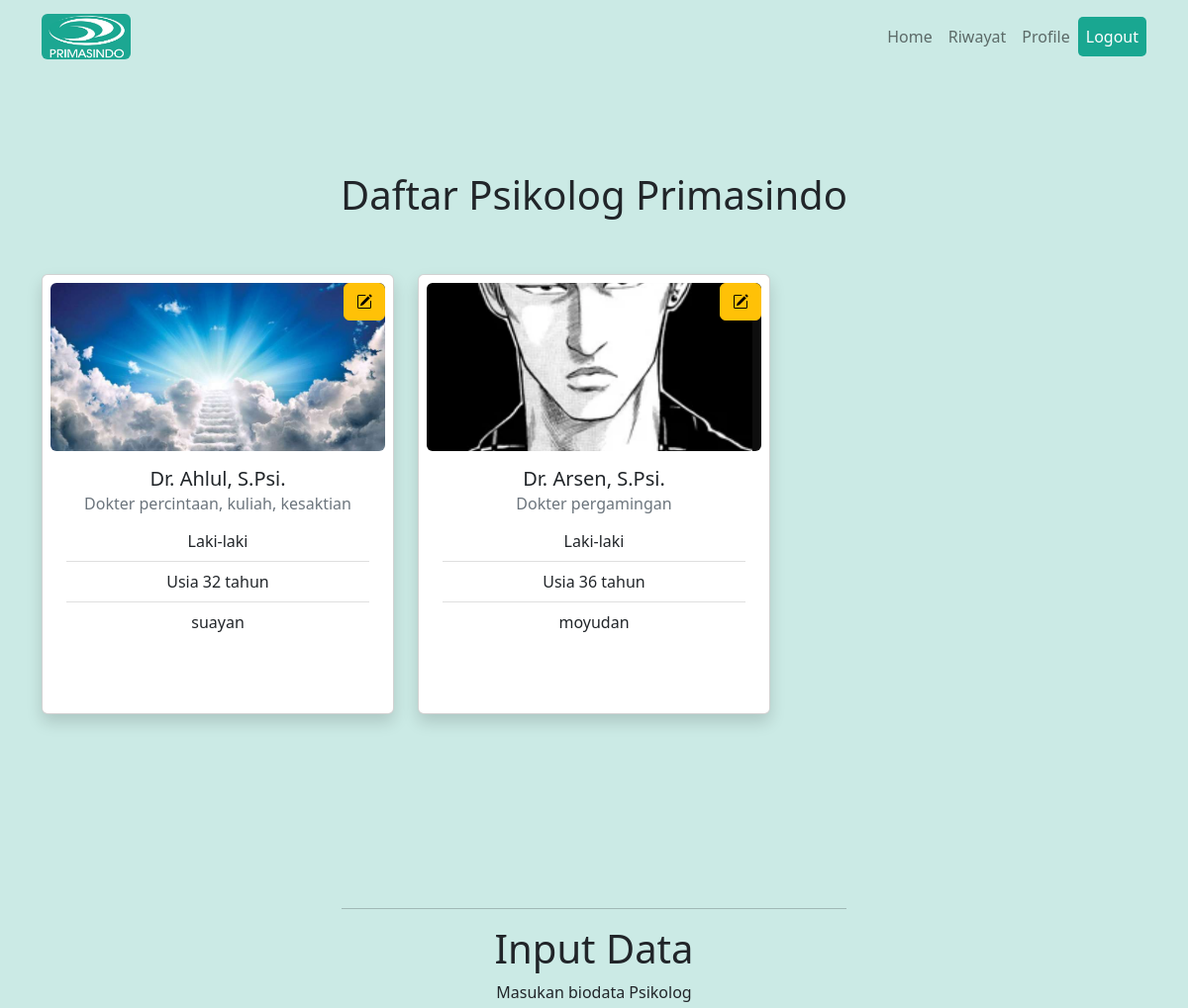
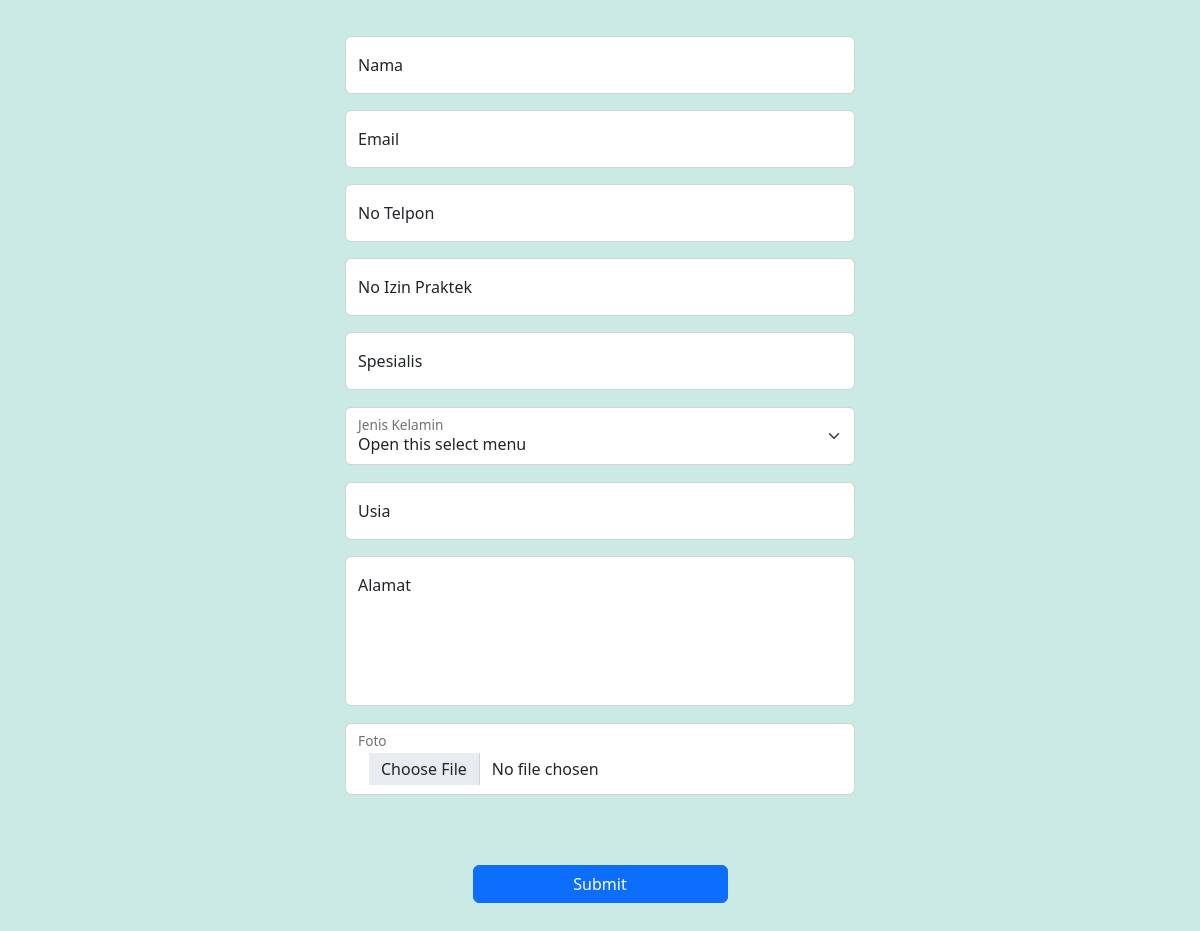
Screenshot of /dokter/dokter.php (signed in) with the database file from the repository (2 pictures, top to bottom).
### tables this page shows
CREATE TABLE `psikolog` (
  `id_psikolog` int(11) NOT NULL,
  `nama_psikolog` varchar(50) NOT NULL,
  `email_psikolog` varchar(50) NOT NULL,
  `no_telp_psikolog` varchar(20) NOT NULL,
  `alamat_psikolog` varchar(255) NOT NULL,
  `jenis_kelamin_psikolog` varchar(20) NOT NULL,
  `umur_psikolog` varchar(5) NOT NULL,
  `no_izin_praktek` varchar(50) NOT NULL,
  `spesialis` varchar(255) NOT NULL,
  `foto_psikolog` varchar(255) NOT NULL
);

### dokter/dokter.php (the view, shortened to what this page needs)
<!DOCTYPE html>
<html lang="en">
<head>
    <link href="https://cdn.jsdelivr.net/npm/bootstrap@5.2.2/dist/css/bootstrap.min.css" rel="stylesheet">
    <link rel="stylesheet" href="https://cdn.jsdelivr.net/npm/bootstrap-icons@1.10.1/font/bootstrap-icons.css">
</head>
<body>
    <nav class="navbar navbar-expand-lg sticky-top" style="background-color: #CBEAE5;">
        <div class="container">
            <a href="" class="navbar-brand">
                <img src="../gambar/logo_page-0001.jpg" alt="" width="90" class="d-inline-block align-text-top rounded">
            </a>
            <div class="collapse navbar-collapse" id="navbarText">
                <?php
                if ($_SESSION) {
                ?>
                    <ul class="navbar-nav">
                        <li class="nav-item">
                            <a class="nav-link" aria-current="page" href="../index.php">Home</a>
                        </li>
                        <li class="nav-item">
                            <a class="nav-link" aria-current="page" href="../konsultasi/riwayat_konsultasi.php">Riwayat</a>
                        </li>
                        <li class="nav-item">
                            <a class="nav-link" href="../akun/tampil_akun.php">Profile</a>
                        </li>
                        <li class="nav-item">
                            <a class="nav-link" id="btn-logout" data-bs-toggle="modal" data-bs-target="#exampleModal">Logout</a>
                        </li>
                    </ul>
                <?php } ?>
            </div>
        </div>
    </nav>
    <div class="container text-center" style="margin-top: 100px;">
        <h1>Daftar Psikolog Primasindo</h1><br><br>
        <div class="row row-cols-1 row-cols-md-3 g-4">
            <?php
            include('../koneksi.php');
            $sql    = "SELECT * FROM psikolog ORDER BY nama_psikolog ASC";
            $query    = mysqli_query($connect, $sql);
            while ($data = mysqli_fetch_array($query)) {
            ?>
                <div class="col">
                    <div class="card h-100 shadow p-2 mb-5 bg-body rounded">
                        <div style="height: 170px;overflow: hidden;position: relative;" class="rounded">
                            <img src="foto/<?= $data['foto_psikolog']; ?>" class="card-img-top" alt="orang" style="position: absolute;left: -1000%;right: -1000%;top: -1000%;bottom: -1000%;margin: auto;min-height: 100%;min-width: 100%;">
                            <div class="position-absolute top-0 end-0">
                                <a href="" type="button" class="btn btn-warning" data-toggle="modal" data-target="#myModal<?php echo $data['id_psikolog']; ?>"><i class="bi bi-pencil-square"></i></a>
                            </div>
                        </div>
                        <div class="card-body">
                            <h5 class="card-title">Dr. <?= $data['nama_psikolog']; ?></h5>
                            <h6 class="card-subtitle mb-2 text-muted">Dokter <?= $data['spesialis']; ?></h6>
                            <ul class="list-group list-group-flush">
                                <li class="list-group-item"><?= $data['jenis_kelamin_psikolog']; ?></li>
                                <li class="list-group-item">Usia <?= $data['umur_psikolog']; ?> tahun</li>
                                <li class="list-group-item"><?= $data['alamat_psikolog']; ?></li>
                            </ul>
                        </div>
                    </div>
                </div>
            <?php } ?>
        </div>
    </div>
    <div class="container text-center">
        <div class="row" style="margin-top: 150px;;">
            <div class="col"></div>
            <div class="col col-lg-6" style=" padding: 30px">
                <hr>
                <h1>Input Data</h1>
                <p>Masukan biodata Psikolog</p><br>
                <form action="dokter_proses.php" method="POST" enctype="multipart/form-data">
                    <div class="form-floating mb-3">
                        <input type="text" class="form-control" id="floatingInput" placeholder="bambang.." name="nama" required="">
                        <label for="floatingInput">Nama</label>
                    </div>
                    <div class="form-floating mb-3">
                        <input type="text" class="form-control" id="floatingInput" placeholder="abcd@example.net" name="email" required="">
                        <label for="floatingInput">Email</label>
                    </div>
                    <div class="form-floating mb-3">
                        <input type="text" class="form-control" id="floatingInput" placeholder="08123456789" name="telpon" required="">
                        <label for="floatingInput">No Telpon</label>
                    </div>
                    <div class="form-floating mb-3">
                        <input type="text" class="form-control" id="floatingInput" placeholder="2653 6253 7216" name="izin" required="">
                        <label for="floatingInput">No Izin Praktek</label>
                    </div>
                    <div class="form-floating mb-3">
                        <input type="text" class="form-control" id="floatingInput" placeholder="Mata, THT, etc.." name="spesialis" required="">
                        <label for="floatingInput">Spesialis</label>
                    </div>
                    <div class="form-floating" style="margin: 17px 0px">
                        <select class="form-select" id="floatingSelect" aria-label="Floating label select example" name="gender" required>
                            <option value="">Open this select menu</option>
                        </select>
                        <label for="floatingSelect">Jenis Kelamin</label>
                    </div>
                    <div class="form-floating mb-3">
                        <input type="number" class="form-control" id="floatingInput" placeholder="30" name="usia" required="">
                        <label for="floatingInput">Usia</label>
                    </div>
                    <div class="form-floating">
                        <textarea style="resize:none;height:150px;" class="form-control" placeholder="Alamat lengkap" id="floatingTextarea" name="alamat" required=""></textarea>
                        <label for="floatingTextarea">Alamat</label>
                    </div>
                    <div class="form-floating" style="margin: 17px 0px">
                        <input style="padding: 35px;" type="file" class="form-control" id="floatingInput" placeholder="file" name="foto" required="required">
                        <label for="floatingInput">Foto</label>
                    </div>
                    <div class="d-grid gap-2 col-6 mx-auto" style="margin-top: 70px">
                        <button class="btn btn-primary" type="submit" value="Upload">Submit</button>
                    </div>
                </form>
            </div>
            <div class="col"></div>
        </div>
    </div>
</body>
</html>

### dokter/dokter.php (style rules this page uses)
body { padding-bottom: 3rem; background-color: #CBEAE5; }
#btn-logout { background: #19a791; border-radius: 5px; color: white; }

### rows the page displays
psikolog: foto_psikolog (picture), nama_psikolog "Ahlul, S.Psi.", spesialis "percintaan, kuliah, kesaktian", jenis_kelamin_psikolog "Laki-laki", umur_psikolog "32", alamat_psikolog "suayan"
psikolog: foto_psikolog (picture), nama_psikolog "Arsen, S.Psi.", spesialis "pergamingan", jenis_kelamin_psikolog "Laki-laki", umur_psikolog "36", alamat_psikolog "moyudan"
